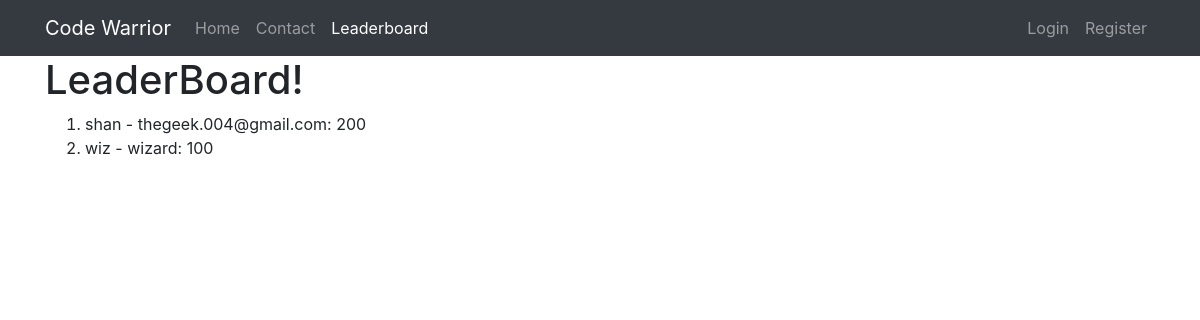
Page /leaderboard/ on the committed database.
### accounts/models.py (models this page shows, shortened)
class User(AbstractBaseUser):
    username = models.CharField(unique=True, max_length=120)
    email = models.EmailField(unique=True, max_length=255)
    full_name = models.CharField(max_length=255, blank=True, null=True)
    is_active = models.BooleanField(default=True)
    score = models.IntegerField(default=0)
    staff = models.BooleanField(default=False)
    admin = models.BooleanField(default=False)
    timestamp = models.DateTimeField(auto_now_add=True)
    updated = models.DateTimeField(auto_now=True)
    USERNAME_FIELD = 'username'
    REQUIRED_FIELDS = ['email']
    objects = UserManager()
    class Meta:
        ordering = ['-score', '-timestamp']
    def __str__(self):
        return self.username
    def get_full_name(self):
        if self.full_name:
            return self.full_name
        return self.email

### accounts/views.py (the view)
# urls.py: url(r'^leaderboard/$', leaderboard_view, name='leaderboard'),
def leaderboard_view(request):
    qs = User.objects.all()
    return render(request, 'accounts/leaderboard.html', {'object_list': qs})

### accounts/templates/accounts/leaderboard.html
{% extends 'base.html' %}
{% block content %}
<h1>LeaderBoard!</h1>
<ol>
	{% for object in object_list %}
		<li>{{ object.username }} - {{ object.get_full_name }}: {{ object.score }}</li>
	{% endfor %}
</ol>
{% endblock %}

### rows in the picture
User: username "shan", get_full_name "thegeek.004@gmail.com", score "200"
User: username "wiz", get_full_name "wizard", score "100"

### other values in the picture
{{ brand_name }} "Code Warrior"
